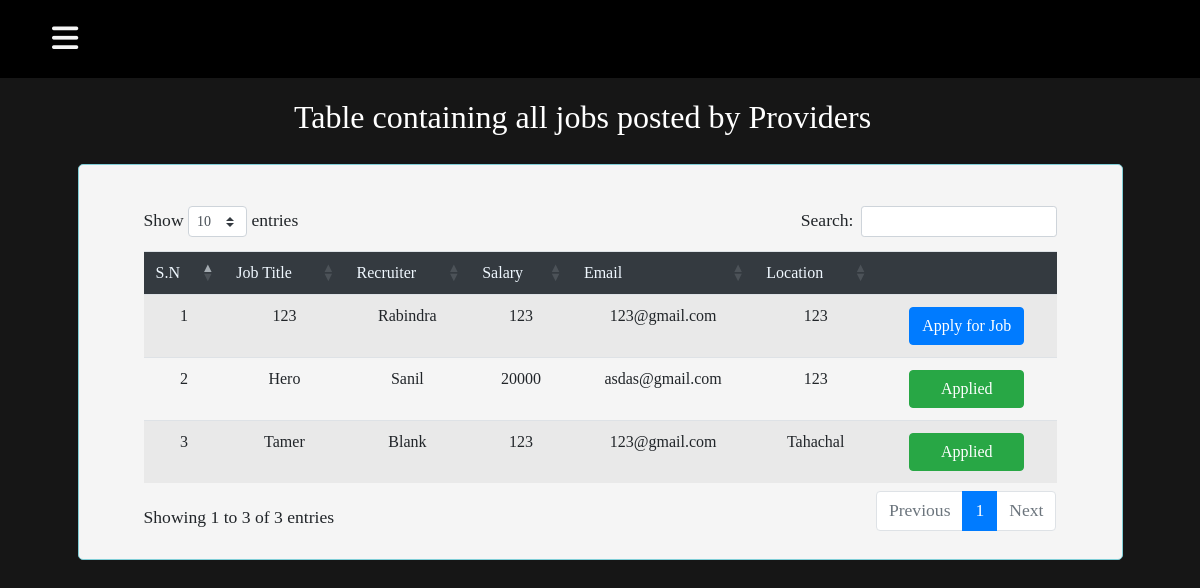
Page /jobseekerDashboard.php (signed in) on the committed database.
### tables this page shows
CREATE TABLE `jobs` (
  `id` int(255) NOT NULL,
  `recruiter` varchar(255) NOT NULL,
  `title` varchar(255) NOT NULL,
  `status` varchar(255) NOT NULL,
  `salary` varchar(255) NOT NULL,
  `email` varchar(255) NOT NULL,
  `location` varchar(255) NOT NULL,
  `newfromadmin` int(255) NOT NULL,
  `username` varchar(255) NOT NULL
);

### jobseekerDashboard.php (the view, shortened to what this page needs)
<?php
require 'includes/jobseeker_header.php';
require 'controllers/authController.php';
?>
<?php
$i = 1;
?>
<section>
    <div class="container">
        <div class="row">
            <div class="col-md-11 offset-md-4 heading">
            </div>
            <?php
            $username = $_SESSION['username'];
            $sql = "SELECT * FROM seekerdetails WHERE username = ? LIMIT 1";
            $stmt = mysqli_stmt_init($conn);
            if (!mysqli_stmt_prepare($stmt, $sql)) {
                header('Location: jobseekerDashboard.php');
                exit();
            } else {
                mysqli_stmt_bind_param($stmt, "s", $username);
                mysqli_stmt_execute($stmt);
                $result = mysqli_stmt_get_result($stmt);
                $user = mysqli_num_rows($result);
                if (!$user) { ?>
                    <div class="col-md-11 offset-md-4 divTable" style="top: 50px; padding-top: 50px; padding-bottom: 50px;">
                        <h2 style="text-align: center; margin-bottom: 30px;">It seems you have not updated your profile yet.</h2>
                        <h3 style="text-align: center;"><a href="#addseekerdataModal" data-toggle="modal" data-target="#addseekerdataModal" data-book-username="<?php echo $username; ?>">Click here</a> to update it.</h3>
                        <div class="modal fade" id="addseekerdataModal" tabindex="-1" aria-labelledby="exampleModalLabel" aria-hidden="true">
                            <div class="modal-dialog">
                                <div class="modal-content">
                                    <div class="modal-header">
                                        <h4 class="modal-title" id="exampleModalLabel">Profile Details</h4>
                                        <button type="button" class="close" data-dismiss="modal" aria-label="Close">
                                            <span aria-hidden="true">&times;</span>
                                        </button>
                                    </div>
                                    <div class="modal-body">
                                        <form action="jobseekerDashboard.php" method="POST" enctype="multipart/form-data">
                                            <div class="form-group">
                                                <label for="seekername">Name</label>
                                                <input type="text" name="seekername" class="form-control form-control-lg" placeholder="Write your Name" required>
                                            </div>
                                            <div class="form-group">
                                                <label for="address">Address</label>
                                                <input type="text" name="address" class="form-control form-control-lg" placeholder="Write your Address" required>
                                            </div>
                                            <div class="form-group">
                                                <label for="email">Email</label>
                                                <input type="email" name="email" class="form-control form-control-lg" placeholder="Write your Email" required>
                                            </div>
                                            <div class="form-group">
                                                <label for="file">Upload your CV here</label>
                                                <input type="file" name="file" class="form-control form-control-lg" style="border: none; box-shadow:none;" required>
                                            </div>
                                            <input type="hidden" name="bookUsername" value="">
                                            <hr>
                                            <div class="form-group">
                                                <button type="submit" name="addseekerdata" class="btn btn-primary btn-block btn-lg">Confirm</button>
                                            </div>
                                        </form>
                                    </div>
                                </div>
                            </div>
                        </div>
                    </div>
                    <?php } else {
                    $status = "Approved";
                    $sql = "SELECT * FROM jobs WHERE status = ?";
                    $stmt = mysqli_stmt_init($conn);
                    if (!mysqli_stmt_prepare($stmt, $sql)) {
                        header('Location: jobseekerDashboard.php?error=sqlerror');
                        exit();
                    } else {
                        mysqli_stmt_bind_param($stmt, "s", $status);
                        mysqli_stmt_execute($stmt);
                        mysqli_stmt_store_result($stmt);
                        $rowCount = mysqli_stmt_num_rows($stmt);
                        if ($rowCount == 0) { ?>
                            <div class="col-md-11 offset-md-4 divTable">
                                <h2 class="nodataheading">No new jobs have been added yet</h2>
                                <h3 class="nodataheading">Please wait for new job posts.</h3>
                            </div>
                            <?php } else {
                            $sql = "SELECT * FROM jobs WHERE status = ?";
                            $stmt = mysqli_stmt_init($conn);
                            if (!mysqli_stmt_prepare($stmt, $sql)) {
                                header('Location: jobseekerDashboard.php?error=sqlerror');
                                exit();
                            } else {
                                mysqli_stmt_bind_param($stmt, "s", $status);
                                mysqli_stmt_execute($stmt);
                                $result = mysqli_stmt_get_result($stmt); ?>
                                <div class="col-md-11 offset-md-4 heading">
                                    <h2 class="h2heading">Table containing all jobs posted by Providers</h2>
                                </div>
                                <div class="col-md-11 offset-md-4 divTable">
                                    <div class="container mb-3 mt-3">
                                        <table class="table table-striped mydatatable" style="width: 100%">
                                            <thead class="thead-dark" style="background: rgb(52, 58, 64); color:aliceblue;">
                                                <tr>
                                                    <td>S.N</td>
                                                    <td>Job Title</td>
                                                    <td>Recruiter</td>
                                                    <td>Salary</td>
                                                    <td>Email</td>
                                                    <td>Location</td>
                                                    <td></td>
                                                </tr>
                                            </thead>
                                            <tbody>
                                                <?php
                                                while ($user = mysqli_fetch_assoc($result)) { ?>
                                                    <tr>
                                                        <td><?php echo $i;
                                                            $i++;  ?></td>
                                                        <td><?php echo $user['title']; ?></td>
                                                        <td><?php echo $user['recruiter']; ?></td>
                                                        <td><?php echo $user['salary']; ?></td>
                                                        <td><?php echo $user['email']; ?></td>
                                                        <td><?php echo $user['location']; ?></td>
                                                        <td>
                                                            <?php
                                                            $jobid = $user['id'];
                                                            $username = $_SESSION['username'];
                                                            $sql = "SELECT * FROM  applications WHERE jobid = ? && username = ?";
                                                            $stmt = mysqli_stmt_init($conn);
                                                            if (!mysqli_stmt_prepare($stmt, $sql)) {
                                                                header('Location: jobseekerDashboard.php?error=sqlerror');
                                                                exit();
                                                            } else {
                                                                mysqli_stmt_bind_param($stmt, "is", $jobid, $username);
                                                                mysqli_stmt_execute($stmt);
                                                                mysqli_stmt_store_result($stmt);
                                                                $isApplied = mysqli_stmt_num_rows($stmt);
                                                                if ($isApplied == 0) { ?>
                                                                    <button type="button" class="btn btn-primary" data-toggle="modal" data-target="#applyforjobModal" data-book-jobid="<?php echo $jobid; ?>" data-book-jobusername="<?php echo $_SESSION['username']; ?>">
                                                                        Apply for Job
                                                                    </button>
                                                                <?php } else { ?>
                                                                    <button class="btn btn-success" style="width: 115px;">Applied</button>
                                                            <?php }
                                                            }
                                                            ?>
                                                        </td>
                                                    </tr>
                                                <?php }
                                                ?>
                                            </tbody>
                                    </div>
                                </div>
            <?php }
                        }
                    }
                }
            }
            ?>
        </div>
    </div>
</section>
<?php
require 'includes/jobprovider_footer.php';
?>

### headerStyle.css (style rules this page uses)
body { font-family: "Lora&display=swap", serif; background: rgb(22, 22, 22); }
* { margin: 0; padding: 0; list-style: none; text-decoration: none; }
section { background-position: center; background-size: cover; transition: all .5s ease; }
.divTable { background: whitesmoke; margin: 120px auto 30px; padding: 25px 50px 10px 50px; border: 1px solid #80ced7; border-radius: 5px; font-size: 1.1em; font-family: "Lora&display=swap", serif; }
.heading { margin: 90px 30px -100px 30px; padding: 0; }
.h2heading { text-align: center; color: white; }
table td { text-align: center; }

### rows in the picture
jobs: title "123", recruiter "Rabindra", salary "123", email "123@gmail.com", location "123"
jobs: title "Hero", recruiter "Sanil", salary "20000", email "asdas@gmail.com", location "123", shows "Applied"
jobs: title "Tamer", recruiter "Blank", salary "123", email "123@gmail.com", location "Tahachal", shows "Applied"
